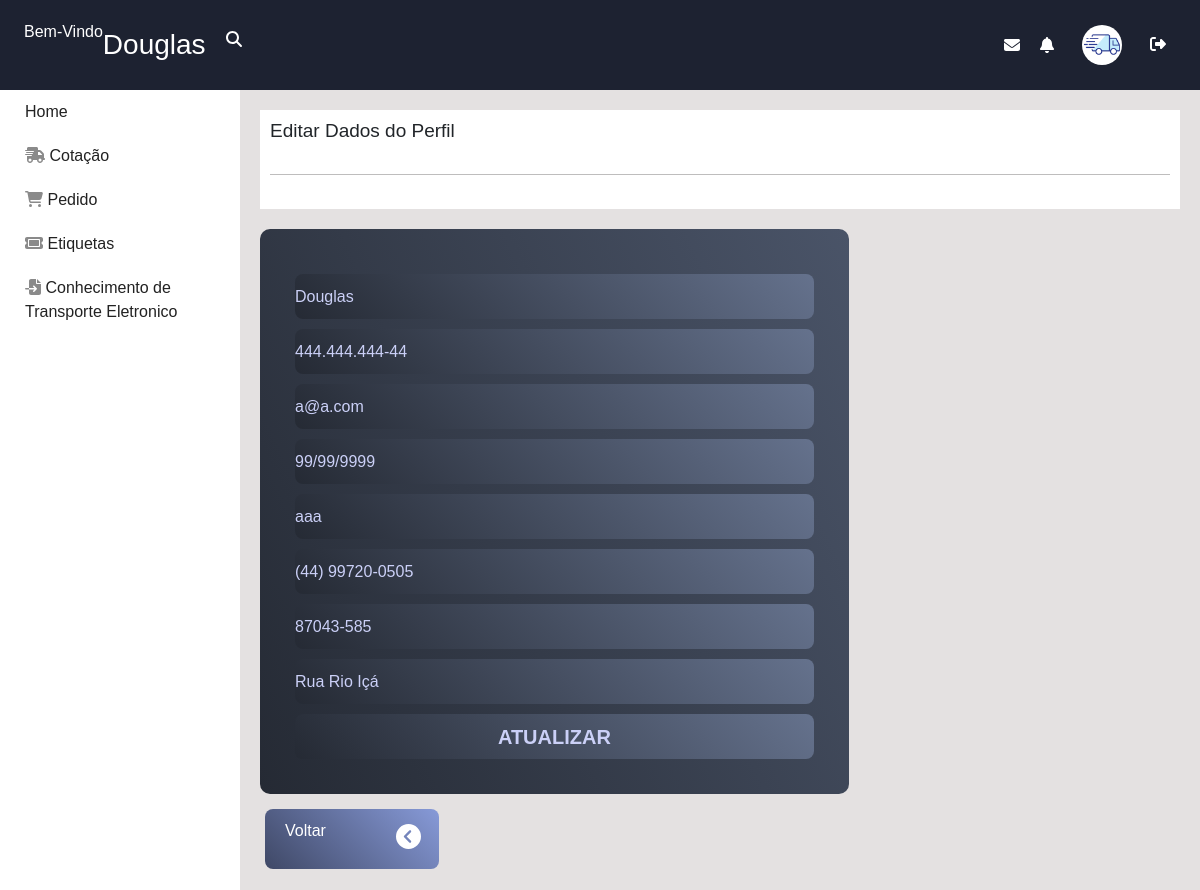
Before: /dashboard/perfil.php (signed in) with the older database file.
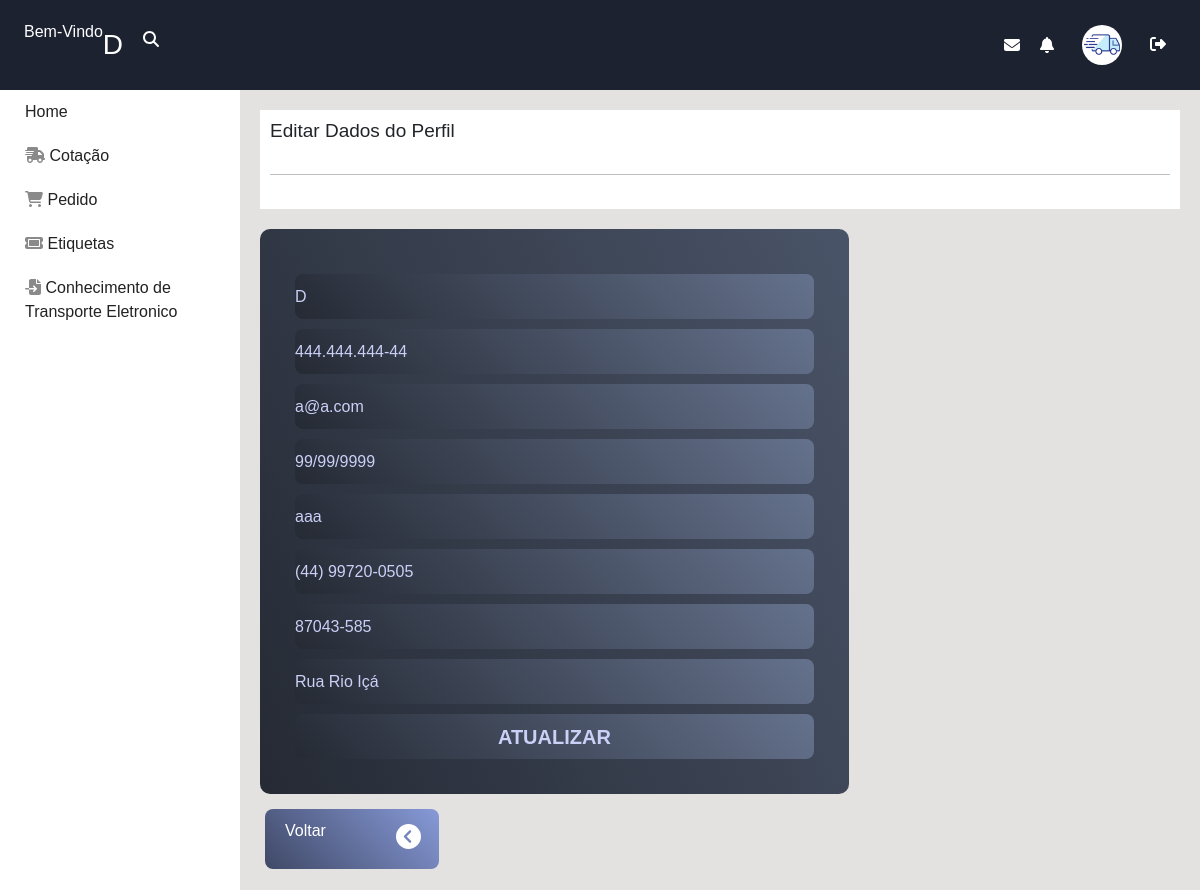
After: the same page with the newer database file.
### tables this page shows
CREATE TABLE `usuario` (
  `id` int(11) NOT NULL,
  `nome` varchar(45) NOT NULL,
  `email` varchar(45) NOT NULL,
  `telefone` varchar(45) DEFAULT NULL,
  `cpf` varchar(45) DEFAULT NULL,
  `cep` varchar(45) DEFAULT NULL,
  `tipo` enum('A','T','E','C') NOT NULL,
  `senha` varchar(50) NOT NULL,
  `endereco` varchar(100) NOT NULL,
  `dataNascimento` varchar(30) NOT NULL
);

### dashboard/perfil.php (the view, shortened to what the changed rows need)
<?php
   include('../inc/database.php');
    $id = $_SESSION['user'];
    $sqlSelect = "SELECT * from usuario where id = $id";
    $resultEdit = mysqli_query($conn, $sqlSelect);
    if($resultEdit->num_rows > 0){
    while ($row_users = mysqli_fetch_assoc($resultEdit)) {
        $nome = $row_users['nome'];
        $cpf = $row_users['cpf'];
        $email = $row_users['email'];
        $senha = $row_users['senha'];
        $telefone = $row_users['telefone'];
        $cep = $row_users['cep'];
        $endereco = $row_users['endereco'];
        $dataNascimento = $row_users['dataNascimento'];
        }
    }
?>
<!DOCTYPE html>
<html lang="en">
<head>
    <link rel="stylesheet" href="estilo.css">
    <link href="https://cdn.jsdelivr.net/npm/bootstrap@5.2.2/dist/css/bootstrap.min.css" rel="stylesheet">
    <link rel="stylesheet" href="form1.css">
</head>
<body>
    <header>
        <div class="info-header">
            <div class="logo">
                <h3><?php echo  $_SESSION['nome']; ?></h3>
            </div>
        </div>
    </header>
    <section class="main">
        <div class="content">
            <div class="titulo-secao">
                <h2>Editar Dados do Perfil</h2>
                <br/>
                <br/>
            </div>
            <div class="box-info">
            <section class="area-cadastro">
                <div class="cadastro">
                    <form method="POST" action="">
                        <input type="text" name="nome" placeholder="Nome" value="<?php echo $nome; ?>" >
                        <input type="text" name="cpf"  placeholder="CPF" id="cpf" value="<?php echo $cpf; ?>" >
                        <input type="email" name="email" placeholder="E-Mail" value="<?php echo $email; ?>" >
                        <input type="text" name="dataNascimento" placeholder="Data de Nascimento" id="data" value="<?php echo $dataNascimento ?>" >
                        <input type="text" name="senha" placeholder="Senha" value="<?php echo $senha; ?>" >
                        <input type="text" name="telefone" placeholder="Telefone" id="telefone" value="<?php echo $telefone ?>">
                        <input type="text" name="cep" placeholder="CEP" id="cep" value="<?php echo $cep ?>">
                        <input type="text" name="endereco" placeholder="Endereço" value="<?php echo $endereco ?>">
                        <input type="submit" name="update" value="atualizar" >
                    </form>
                </div>
             </section>
            </div>
        </div>
    </section>
</body>
</html>

Changed rows visible on the page:
changed usuario "a@a.com": nome "Douglas" → "D"
Other visible differences:
$_SESSION['nome']: "Douglas" → "D"
